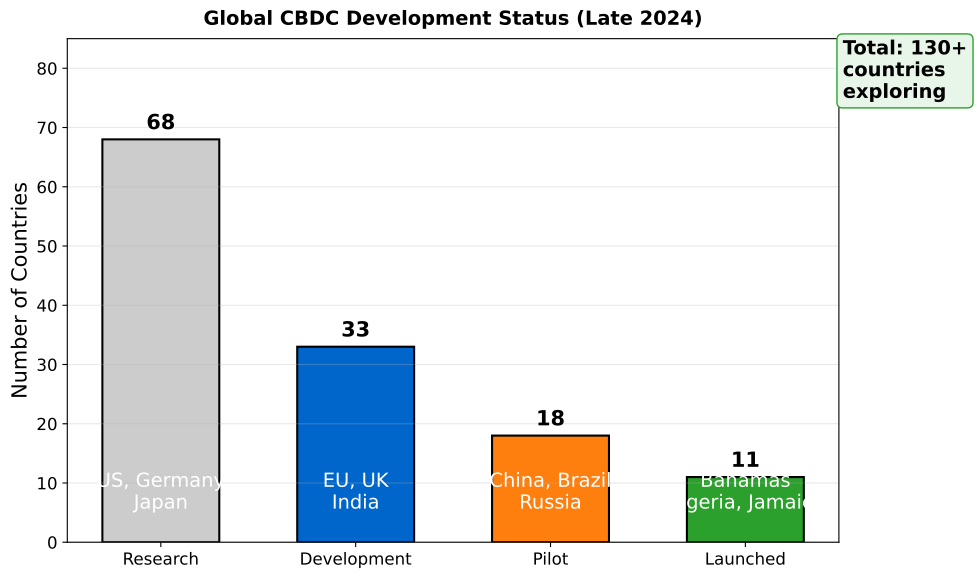

Generate this figure with Python:
"""
Global CBDC Development Status (2024)
Horizontal bar chart showing country status
"""

import matplotlib.pyplot as plt
import numpy as np
from pathlib import Path

CHART_METADATA = {
    'title': 'CBDC Global Status',
    'url': 'https://github.com/Digital-AI-Finance/Blockchain_Crypto/tree/main/Module_G_Regulation_Future/L47_CBDCs_Future/charts/01_cbdc_global_status'
}

plt.rcParams.update({
    'font.size': 14,
    'axes.labelsize': 14,
    'axes.titlesize': 16,
    'xtick.labelsize': 12,
    'ytick.labelsize': 12,
    'legend.fontsize': 12,
    'figure.figsize': (10, 6),
    'figure.dpi': 150
})

MLPURPLE = '#3333B2'
MLBLUE = '#0066CC'
MLORANGE = '#FF7F0E'
MLGREEN = '#2CA02C'
MLRED = '#D62728'

fig, ax = plt.subplots(figsize=(10, 6))

# CBDC development stages
stages = ['Research', 'Development', 'Pilot', 'Launched']
counts = [68, 33, 18, 11]  # Number of countries (2024 estimates)
colors = ['#CCCCCC', MLBLUE, MLORANGE, MLGREEN]

bars = ax.bar(stages, counts, color=colors, edgecolor='black', linewidth=1.5, width=0.6)

# Add value labels
for bar, val in zip(bars, counts):
    ax.text(bar.get_x() + bar.get_width()/2, bar.get_height() + 1,
            f'{val}', ha='center', va='bottom', fontsize=12, fontweight='bold')

ax.set_ylabel('Number of Countries', fontsize=12)
ax.set_ylim(0, 85)
ax.grid(True, alpha=0.3, axis='y')

# Add examples
examples = ['US, Germany\nJapan', 'EU, UK\nIndia', 'China, Brazil\nRussia', 'Bahamas\nNigeria, Jamaica']
for i, (bar, ex) in enumerate(zip(bars, examples)):
    ax.text(bar.get_x() + bar.get_width()/2, 5, ex, ha='center', va='bottom', fontsize=8, color='white')

# Total annotation
total = sum(counts)
ax.text(3.5, 75, f'Total: {total}+\ncountries\nexploring', fontsize=10, fontweight='bold',
        bbox=dict(boxstyle='round,pad=0.3', facecolor='#E8F5E9', edgecolor=MLGREEN))

ax.set_title('Global CBDC Development Status (Late 2024)', fontweight='bold', fontsize=14, pad=10)

plt.tight_layout()
output_path = Path(__file__).parent / 'chart.pdf'
plt.savefig(output_path, bbox_inches='tight', dpi=300)
print(f"Chart saved to: {output_path.absolute()}")
plt.close()
